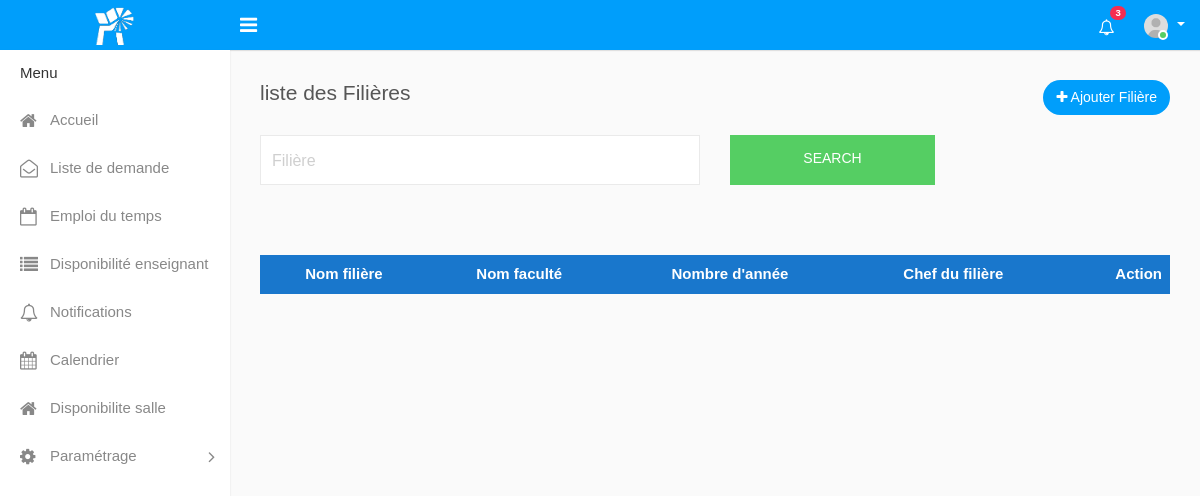
Page /filiere.php on the earlier database version.
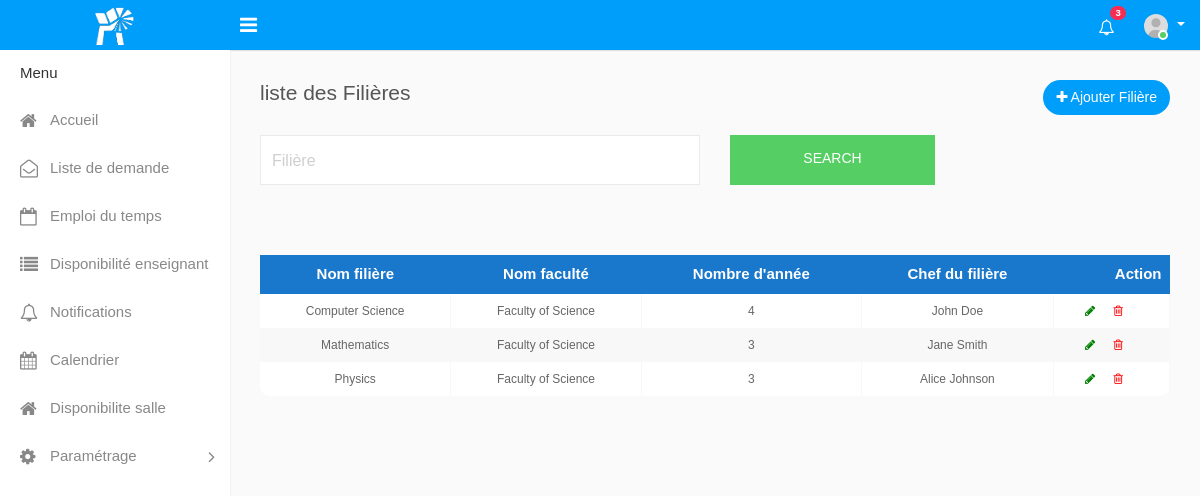
Same page on the later database version.
### tables this page shows
CREATE TABLE `filiere` (
  `id_filiere` int(11) NOT NULL,
  `chef_filiere` varchar(50) NOT NULL,
  `nom_filiere` varchar(50) NOT NULL,
  `nom_faculte` varchar(50) NOT NULL,
  `nbr_annee` varchar(50) NOT NULL
);

### filiere.php (the view, shortened to what this page needs)
?><!DOCTYPE html>
<html lang="en">
<head>
    <link rel="stylesheet" type="text/css" href="assets/css/bootstrap.min.css">
    <link rel="stylesheet" type="text/css" href="assets/css/font-awesome.min.css">
    <link rel="stylesheet" type="text/css" href="assets/css/select2.min.css">
    <link rel="stylesheet" type="text/css" href="assets/css/style.css">
</head>
<body>
    <div class="main-wrapper">
        <div class="header">
            <div class="header-left">
                <a href="index-2.php" class="logo">
                    <img src="assets/img/mundiap.png" width="40" height="40">
                </a>
            </div>
            <a id="toggle_btn" href="javascript:void(0);"><i class="fa fa-bars"></i></a>
            <ul class="nav user-menu float-right">
                <li class="nav-item dropdown">
                    <a href="#" class="dropdown-toggle nav-link" data-toggle="dropdown"><i class="fa fa-bell-o"></i> <span class="badge badge-pill bg-danger float-right">3</span></a>
                </li>
                <li class="nav-item dropdown has-arrow">
                    <a href="#" class="dropdown-toggle nav-link user-link" data-toggle="dropdown">
                        <span class="user-img"><img class="rounded-circle" src="assets/img/user.jpg" width="40" alt="Admin">
                            <span class="status online"></span></span>
                    </a>
                </li>
            </ul>
        </div>
        <div class="sidebar" id="sidebar">
            <div class="sidebar-inner slimscroll">
                <div id="sidebar-menu" class="sidebar-menu">
                    <ul>
                        <li class="menu-title">Menu</li>
                        <li>
                            <a href="index-2.php"><i class="fa fa-home"></i> <span>Accueil</span></a>
                        </li>
                        <li>
                            <a href="demande.php"><i class="fa fa-envelope-open-o"></i> <span>Liste de demande</span></a>
                        </li>
                        <li>
                            <a href="emploi.php"><i class="fa fa-calendar-o"></i> <span>Emploi du temps</span></a>
                        </li>
                        <li >
                        <a href="disponibilite.php"><i class="fa fa-list"></i> <span>Disponibilité enseignant</span></a>
                        <li>
                        <li>
                            <a href="notification.php"><i class="fa fa-bell-o"></i> <span>Notifications</span></a>
                        </li>
                        <li>
                            <a href="calendar.php"><i class="fa fa-calendar"></i> <span>Calendrier</span></a>
                        </li>
                        <li>
                        <a href="disposalle.php"><i class="fa fa-home"></i> <span>Disponibilite salle</span></a>
                        </li>
                        <li class="submenu">
                            <a href="#"><i class="fa fa-cog"></i> <span> Paramétrage </span> <span class="menu-arrow"></span></a>
                        </li>
                    </ul>
                </div>
            </div>
        </div>
<div class="page-wrapper">
            <div class="content">
                <div class="row">
                    <div class="col-sm-4 col-3">
                        <h4 class="page-title"> liste des Filières</h4>
                    </div>
                    <div class="col-sm-8 col-9 text-right m-b-20">
                    <a href="add_filiere.php" class="btn btn-primary float-right btn-rounded "><i class="fa fa-plus"></i> Ajouter Filière</a>
                    </div>
                </div>
                <div class="row filter-row">
                <div class="col-sm-6 col-md-6">
                        <div class="form-group form-focus">
                            <label class="focus-label">Filière</label>
                            <input type="text" class="form-control floating" name="chercher_valeur">
                        </div>
                    </div>
                    <div class="col-sm-6 col-md-3">
                        <a href="#" class="btn btn-success btn-block"> Search </a>
                    </div>
                </div>
                <div class="row">
                    <div class="col-md-12">
						<div class="table-responsive">
                            <table class="fl-table">
                                <thead>
                                    <tr>
                                        <th>Nom filière</th>
                                        <th>Nom faculté</th>
                                        <th>Nombre d'année</th>
                                        <th>Chef du filière</th>
                                        <th class="text-right">Action</th>
                                    </tr>
                                </thead>
                                <tbody>
                                <?php
                                include("config.php");
                                $requeteSelect = "SELECT * FROM filiere";
                                $result = $mysqli->query($requeteSelect);
                                while ($row = mysqli_fetch_array($result)) {
                                    echo "<tr>";
                                    echo "<td>". $row['nom_filiere'] ."</td>";
                                    echo "<td>". $row['nom_faculte'] ."</td>";
                                    echo "<td>". $row['nbr_annee'] ."</td>";
                                    echo "<td>". $row['chef_filiere'] ."</td>";
                                    echo "<td><a href=\"edit_filiere.php?id_filiere=".$row['id_filiere']."\" style=\"margin-right:10px; color:green;\"><i class=\"fa fa-pencil m-r-5\"></i></a>
                                     <a href=\"deleteFiliere.php?id_filiere=" . $row['id_filiere'] . "\" style=\"margin-right:10px; color:red;\" onClick=\"return confirm
                                     ('Êtes-vous sûr de vouloir supprimer cette filiere ?');\"><i class=\"fa fa-trash-o m-r-5\"></i></a></td>";
                                    echo "</tr>";
                                } ?>
                                </tbody>
                            </table>
						</div>
                    </div>
                </div>
            </div>
</body>
</html>

Differences in the rows shown:
added filiere: nom_filiere "Computer Science", nom_faculte "Faculty of Science", nbr_annee "4", chef_filiere "John Doe"
added filiere: nom_filiere "Mathematics", nom_faculte "Faculty of Science", nbr_annee "3", chef_filiere "Jane Smith"
added filiere: nom_filiere "Physics", nom_faculte "Faculty of Science", nbr_annee "3", chef_filiere "Alice Johnson"
